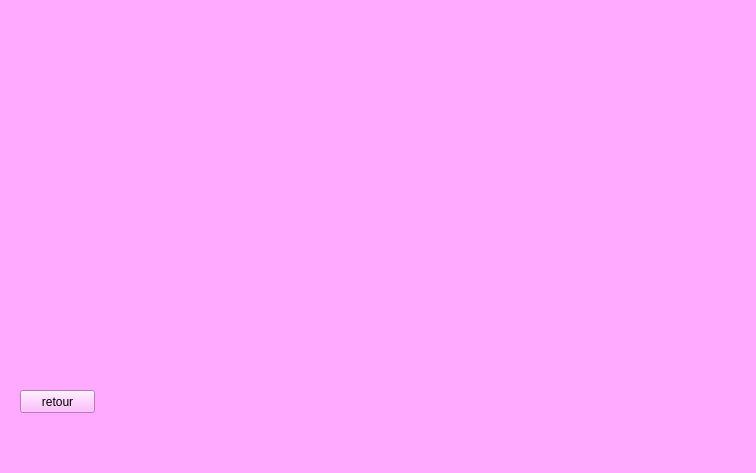
<?xml version="1.0" encoding="UTF-8"?>
<ui version="4.0">
 <class>animation</class>
 <widget class="QMainWindow" name="animation">
  <property name="geometry">
   <rect>
    <x>0</x>
    <y>0</y>
    <width>756</width>
    <height>473</height>
   </rect>
  </property>
  <property name="windowTitle">
   <string>analogclock</string>
  </property>
  <property name="styleSheet">
   <string notr="true">background-color: rgb(255, 170, 255);</string>
  </property>
  <widget class="QWidget" name="centralwidget">
   <widget class="QPushButton" name="retour">
    <property name="geometry">
     <rect>
      <x>20</x>
      <y>390</y>
      <width>75</width>
      <height>23</height>
     </rect>
    </property>
    <property name="text">
     <string>retour</string>
    </property>
   </widget>
  </widget>
  <widget class="QMenuBar" name="menubar">
   <property name="geometry">
    <rect>
     <x>0</x>
     <y>0</y>
     <width>756</width>
     <height>26</height>
    </rect>
   </property>
  </widget>
  <widget class="QStatusBar" name="statusbar"/>
 </widget>
 <resources/>
 <connections/>
</ui>
